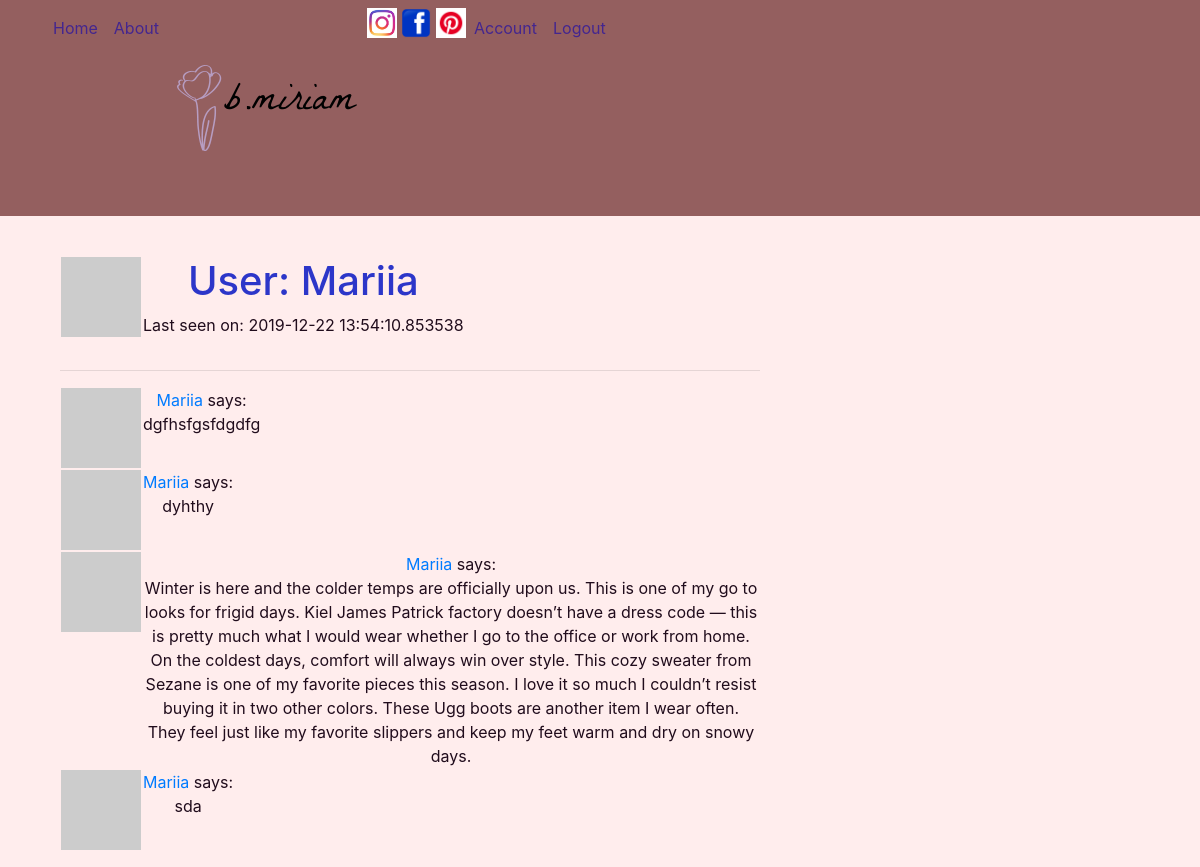
The page /user/Mariia (signed in) on the database its author committed.
### myblog/models.py (models this page shows, shortened)
class User(db.Model, UserMixin):
	id = db.Column(db. Integer, primary_key=True)
	username = db.Column(db.String(20), unique=True, nullable=False)
	email = db.Column(db.String(120), unique=True, nullable=False)
	image_file = db.Column(db.String(20), nullable=False, default='default.jpg')
	password = db.Column(db.String(60), nullable=False)
	posts = db.relationship( 'Post', backref='author', lazy=True)
	about_me = db.Column(db.String(140))
	last_seen = db.Column(db.DateTime, default=datetime.utcnow)
	admin = db.Column(db.Boolean())
	def avatar(self, size):
		digest = md5(self.email.lower().encode('utf-8')).hexdigest()
		return 'https://www.gravatar.com/avatar/{}?d=identicon&s={}'.format(digest, size)

class Post(db.Model):
	id = db.Column(db.Integer, primary_key=True)
	title = db.Column(db.String(100), nullable=False)
	image_file = db.Column(db.String(20), nullable=True, default='default.jpg')
	date_posted = db.Column(db.DateTime, nullable=False, default=datetime.utcnow)
	content = db.Column(db.Text, nullable=False)
	user_id = db.Column(db.Integer, db.ForeignKey('user.id'), nullable=False)
	comments = db.relationship('Comment', backref='article', cascade="all,delete", lazy=True)

### myblog/routes.py (the view)
@app.route('/user/<username>')
@login_required
def user(username):
    user = User.query.filter_by(username=username).first_or_404()
    page = request.args.get('page', 1, type=int)
    posts = Post.query.filter_by(user_id=user.id).paginate(page, 20, False)
    return render_template('user.html', user=user, posts=posts.items)

### myblog/models.py (called while the page is built)
@login_manager.user_loader
def load_user(user_id):
	return User.query.get(int(user_id))

### myblog/routes.py (called while the page is built)
@app.before_request
def before_request():
    if current_user.is_authenticated:
        current_user.last_seen = datetime.utcnow()
        db.session.commit()

@app.before_request
def before_request():
    if current_user.is_authenticated:
        current_user.last_seen = datetime.utcnow()
        db.session.commit()

### myblog/templates/user.html (shortened to what this page needs)
{% extends "layout.html" %}
{% block content %}
    <table>
        <tr valign="top">
            <td><img src="{{ user.avatar(128) }}"></td>
            <td>
                <h1>User: {{ user.username }}</h1>
                {% if user.last_seen %}<p>Last seen on: {{ user.last_seen }}</p>{% endif %}
            </td>
        </tr>
    </table>
    <hr>
    {% for post in posts %}
        {% include '_post.html' %}
    {% endfor %}
{% endblock %}

### myblog/templates/_post.html
<table>
    <tr valign="top">
        <td><img src="{{ post.author.avatar(36) }}"></td>
        <td><a href="{{ url_for('user', username=post.author.username) }}">{{ post.author.username }}</a> says:<br>{{ post.content }}</td>
    </tr>
</table>

### myblog/static/main.css (style rules this page uses)
body { background: #ffeded;; color: #200c1c;; padding: 1rem; text-align: center; margin-top: 15rem; }
h1, h2, h3, h4, h5, h6 { color: #2c36c9; }

### rows shown on the page
User: username "Mariia", last_seen "2019-12-22 13:54:10.853538"
Post: author.username "Mariia", content "dgfhsfgsfdgdfg"
Post: author.username "Mariia", content "dyhthy"
Post: author.username "Mariia", content "Winter is here and the colder temps are officially upon us. This is one of my go to looks for frigid days. Kiel James Patrick factory doesn’t have a dress code — this is pretty much what I would wear whether I go to the office or work from home. On the coldest days, comfort will always win over style. This cozy sweater from Sezane is one of my favorite pieces this season. I love it so much I couldn’t resist buying it in two other colors. These Ugg boots are another item I wear often. They feel just like my favorite slippers and keep my feet warm and dry on snowy days."
Post: author.username "Mariia", content "sda"
